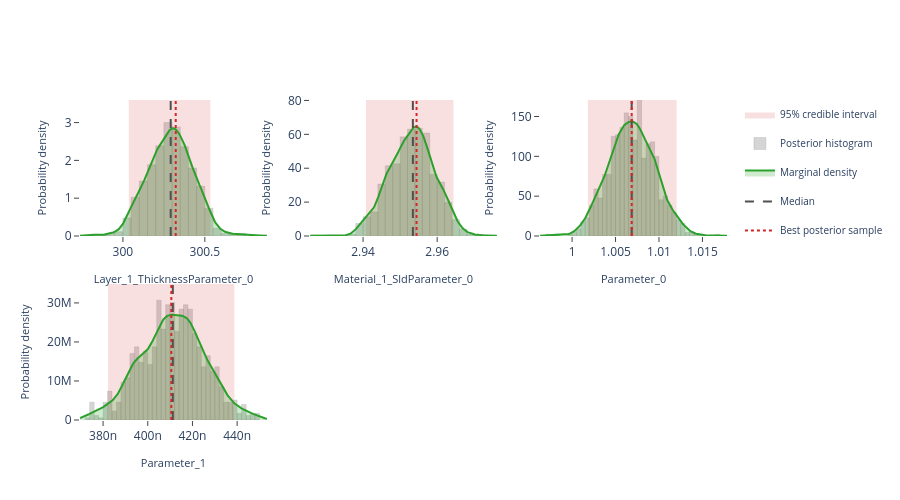

Notebook code cell kept with this figure:
### Markdown cell above
## Interactive posterior plots

The next three cells render the same Plotly figures that are shown on the
Bayesian Posterior tab of the EasyReflectometryApp:

* **Marginals** — per-parameter distribution: histogram + smooth KDE marginal,
  shaded 95% credible interval, and median / best-sample lines
  (`plot_distribution` or `posterior.distribution()`)
* **Corner plot** — pairwise marginals + 2-D contours + scatter (`plot_corner`)
* **Traces** — per-chain trace + marginal histogram (`plot_trace`)

The standalone helpers are called with ``return_figure=True`` so they return a
Plotly ``Figure`` that we render in the notebook with ``fig.show()``; the
``PosteriorResults`` methods return the figure directly.

### Code cell
# ---- Marginal posterior distributions ---------------------------------------
# One panel per free parameter, each overlaying the posterior histogram, a
# smooth Gaussian-KDE marginal, the shaded 95% credible interval, and the
# median / best-sample reference lines.  Mirrors the "Marginals" sub-tab in
# the EasyReflectometryApp.

# The PosteriorResults method passes ``logp`` through automatically so the
# best posterior sample (MAP) line is drawn:
fig = posterior.distribution()
fig.show()

# Standalone equivalent (pass ``logp`` to get the best-sample line):
# fig = plot_distribution(
#     posterior.draws,
#     posterior.param_names,
#     logp=posterior.logp,
#     return_figure=True,
# )
# fig.show()

### Figure 1 — Plotly figure (JSON) as saved in the notebook; plotly's stock layout.template omitted (floating-point values rounded to 4 significant figures; data arrays with more than 128 entries replaced by an {"elided": "..."} marker saying what was removed)
{"data": [{"fill": "toself", "fillcolor": "rgba(214, 39, 40, 0.14)", "hoverinfo": "skip", "legendgroup": "95% credible interval", "line": {"color": "rgba(214, 39, 40, 0.14)", "width": 0}, "mode": "lines", "name": "95% credible interval", "showlegend": true, "type": "scatter", "x": [300.0, 300.5, 300.5, 300.0, 300.0], "xaxis": "x", "y": [0.0, 0.0, 3.598, 3.598, 0.0], "yaxis": "y"}, {"histnorm": "probability density", "hovertemplate": "sample=%{x:.4f}<br>density: %{y:.2f}<extra></extra>", "legendgroup": "histogram", "marker": {"color": "rgba(120, 120, 120, 0.38)", "line": {"color": "rgba(120, 120, 120, 0.24)", "width": 1}}, "name": "Posterior histogram", "nbinsx": 40, "opacity": 0.82, "showlegend": true, "type": "histogram", "x": {"elided": "880 float values"}, "xaxis": "x", "yaxis": "y"}, {"fill": "tozeroy", "fillcolor": "rgba(44, 160, 44, 0.22)", "hovertemplate": "Layer_1_ThicknessParameter_0: %{x:.4f}<br>density: %{y:.4f}<extra></extra>", "legendgroup": "marginal", "line": {"color": "rgb(44, 160, 44)", "width": 2}, "mode": "lines", "name": "Marginal density", "showlegend": true, "type": "scatter", "x": {"elided": "256 float values"}, "xaxis": "x", "y": {"elided": "256 float values"}, "yaxis": "y"}, {"hovertemplate": "Median: %{x:.4f}<extra></extra>", "legendgroup": "Median", "line": {"color": "rgb(80, 80, 80)", "dash": "dash", "width": 2}, "mode": "lines", "name": "Median", "showlegend": true, "type": "scatter", "x": [300.3, 300.3], "xaxis": "x", "y": [0.0, 3.598], "yaxis": "y"}, {"hovertemplate": "Best posterior sample: %{x:.4f}<extra></extra>", "legendgroup": "Best posterior sample", "line": {"color": "rgb(214, 39, 40)", "dash": "dot", "width": 2}, "mode": "lines", "name": "Best posterior sample", "showlegend": true, "type": "scatter", "x": [300.3, 300.3], "xaxis": "x", "y": [0.0, 3.598], "yaxis": "y"}, {"fill": "toself", "fillcolor": "rgba(214, 39, 40, 0.14)", "hoverinfo": "skip", "legendgroup": "95% credible interval", "line": {"color": "rgba(214, 39, 40, 0.14)", "width": 0}, "mode": "lines", "name": "95% credible interval", "showlegend": false, "type": "scatter", "x": [2.941, 2.964, 2.964, 2.941, 2.941], "xaxis": "x2", "y": [0.0, 0.0, 80.26, 80.26, 0.0], "yaxis": "y2"}, {"histnorm": "probability density", "hovertemplate": "sample=%{x:.4f}<br>density: %{y:.2f}<extra></extra>", "legendgroup": "histogram", "marker": {"color": "rgba(120, 120, 120, 0.38)", "line": {"color": "rgba(120, 120, 120, 0.24)", "width": 1}}, "name": "Posterior histogram", "nbinsx": 40, "opacity": 0.82, "showlegend": false, "type": "histogram", "x": {"elided": "880 float values"}, "xaxis": "x2", "yaxis": "y2"}, {"fill": "tozeroy", "fillcolor": "rgba(44, 160, 44, 0.22)", "hovertemplate": "Material_1_SldParameter_0: %{x:.4f}<br>density: %{y:.4f}<extra></extra>", "legendgroup": "marginal", "line": {"color": "rgb(44, 160, 44)", "width": 2}, "mode": "lines", "name": "Marginal density", "showlegend": false, "type": "scatter", "x": {"elided": "256 float values"}, "xaxis": "x2", "y": {"elided": "256 float values"}, "yaxis": "y2"}, {"hovertemplate": "Median: %{x:.4f}<extra></extra>", "legendgroup": "Median", "line": {"color": "rgb(80, 80, 80)", "dash": "dash", "width": 2}, "mode": "lines", "name": "Median", "showlegend": false, "type": "scatter", "x": [2.953, 2.953], "xaxis": "x2", "y": [0.0, 80.26], "yaxis": "y2"}, {"hovertemplate": "Best posterior sample: %{x:.4f}<extra></extra>", "legendgroup": "Best posterior sample", "line": {"color": "rgb(214, 39, 40)", "dash": "dot", "width": 2}, "mode": "lines", "name": "Best posterior sample", "showlegend": false, "type": "scatter", "x": [2.954, 2.954], "xaxis": "x2", "y": [0.0, 80.26], "yaxis": "y2"}, {"fill": "toself", "fillcolor": "rgba(214, 39, 40, 0.14)", "hoverinfo": "skip", "legendgroup": "95% credible interval", "line": {"color": "rgba(214, 39, 40, 0.14)", "width": 0}, "mode": "lines", "name": "95% credible interval", "showlegend": false, "type": "scatter", "x": [1.002, 1.012, 1.012, 1.002, 1.002], "xaxis": "x3", "y": [0.0, 0.0, 170.7, 170.7, 0.0], "yaxis": "y3"}, {"histnorm": "probability density", "hovertemplate": "sample=%{x:.4f}<br>density: %{y:.2f}<extra></extra>", "legendgroup": "histogram", "marker": {"color": "rgba(120, 120, 120, 0.38)", "line": {"color": "rgba(120, 120, 120, 0.24)", "width": 1}}, "name": "Posterior histogram", "nbinsx": 40, "opacity": 0.82, "showlegend": false, "type": "histogram", "x": {"elided": "880 float values"}, "xaxis": "x3", "yaxis": "y3"}, {"fill": "tozeroy", "fillcolor": "rgba(44, 160, 44, 0.22)", "hovertemplate": "Parameter_0: %{x:.4f}<br>density: %{y:.4f}<extra></extra>", "legendgroup": "marginal", "line": {"color": "rgb(44, 160, 44)", "width": 2}, "mode": "lines", "name": "Marginal density", "showlegend": false, "type": "scatter", "x": {"elided": "256 float values"}, "xaxis": "x3", "y": {"elided": "256 float values"}, "yaxis": "y3"}, {"hovertemplate": "Median: %{x:.4f}<extra></extra>", "legendgroup": "Median", "line": {"color": "rgb(80, 80, 80)", "dash": "dash", "width": 2}, "mode": "lines", "name": "Median", "showlegend": false, "type": "scatter", "x": [1.007, 1.007], "xaxis": "x3", "y": [0.0, 170.7], "yaxis": "y3"}, {"hovertemplate": "Best posterior sample: %{x:.4f}<extra></extra>", "legendgroup": "Best posterior sample", "line": {"color": "rgb(214, 39, 40)", "dash": "dot", "width": 2}, "mode": "lines", "name": "Best posterior sample", "showlegend": false, "type": "scatter", "x": [1.007, 1.007], "xaxis": "x3", "y": [0.0, 170.7], "yaxis": "y3"}, {"fill": "toself", "fillcolor": "rgba(214, 39, 40, 0.14)", "hoverinfo": "skip", "legendgroup": "95% credible interval", "line": {"color": "rgba(214, 39, 40, 0.14)", "width": 0}, "mode": "lines", "name": "95% credible interval", "showlegend": false, "type": "scatter", "x": [3.822e-07, 4.388e-07, 4.388e-07, 3.822e-07, 3.822e-07], "xaxis": "x4", "y": [0.0, 0.0, 34850000.0, 34850000.0, 0.0], "yaxis": "y4"}, {"histnorm": "probability density", "hovertemplate": "sample=%{x:.4f}<br>density: %{y:.2f}<extra></extra>", "legendgroup": "histogram", "marker": {"color": "rgba(120, 120, 120, 0.38)", "line": {"color": "rgba(120, 120, 120, 0.24)", "width": 1}}, "name": "Posterior histogram", "nbinsx": 40, "opacity": 0.82, "showlegend": false, "type": "histogram", "x": {"elided": "880 float values"}, "xaxis": "x4", "yaxis": "y4"}, {"fill": "tozeroy", "fillcolor": "rgba(44, 160, 44, 0.22)", "hovertemplate": "Parameter_1: %{x:.4f}<br>density: %{y:.4f}<extra></extra>", "legendgroup": "marginal", "line": {"color": "rgb(44, 160, 44)", "width": 2}, "mode": "lines", "name": "Marginal density", "showlegend": false, "type": "scatter", "x": {"elided": "256 float values"}, "xaxis": "x4", "y": {"elided": "256 float values"}, "yaxis": "y4"}, {"hovertemplate": "Median: %{x:.4f}<extra></extra>", "legendgroup": "Median", "line": {"color": "rgb(80, 80, 80)", "dash": "dash", "width": 2}, "mode": "lines", "name": "Median", "showlegend": false, "type": "scatter", "x": [4.112e-07, 4.112e-07], "xaxis": "x4", "y": [0.0, 34850000.0], "yaxis": "y4"}, {"hovertemplate": "Best posterior sample: %{x:.4f}<extra></extra>", "legendgroup": "Best posterior sample", "line": {"color": "rgb(214, 39, 40)", "dash": "dot", "width": 2}, "mode": "lines", "name": "Best posterior sample", "showlegend": false, "type": "scatter", "x": [4.105e-07, 4.105e-07], "xaxis": "x4", "y": [0.0, 34850000.0], "yaxis": "y4"}], "layout": {"barmode": "overlay", "height": 500, "legend": {"font": {"size": 10}}, "plot_bgcolor": "white", "showlegend": true, "xaxis": {"anchor": "y", "domain": [0.0, 0.2889], "range": [299.7, 300.9], "showgrid": false, "ticks": "outside", "title": {"font": {"size": 11}, "text": "Layer_1_ThicknessParameter_0"}, "zeroline": false}, "xaxis2": {"anchor": "y2", "domain": [0.3556, 0.6444], "range": [2.926, 2.976], "showgrid": false, "ticks": "outside", "title": {"font": {"size": 11}, "text": "Material_1_SldParameter_0"}, "zeroline": false}, "xaxis3": {"anchor": "y3", "domain": [0.7111, 1.0], "range": [0.9963, 1.018], "showgrid": false, "ticks": "outside", "title": {"font": {"size": 11}, "text": "Parameter_0"}, "zeroline": false}, "xaxis4": {"anchor": "y4", "domain": [0.0, 0.2889], "range": [3.697e-07, 4.533e-07], "showgrid": false, "ticks": "outside", "title": {"font": {"size": 11}, "text": "Parameter_1"}, "zeroline": false}, "xaxis5": {"anchor": "y5", "domain": [0.3556, 0.6444], "showgrid": false, "ticks": "outside", "zeroline": false}, "xaxis6": {"anchor": "y6", "domain": [0.7111, 1.0], "showgrid": false, "ticks": "outside", "zeroline": false}, "yaxis": {"anchor": "x", "domain": [0.575, 1.0], "range": [0.0, 3.598], "showgrid": false, "ticks": "outside", "title": {"font": {"size": 11}, "text": "Probability density"}, "zeroline": false}, "yaxis2": {"anchor": "x2", "domain": [0.575, 1.0], "range": [0.0, 80.26], "showgrid": false, "ticks": "outside", "title": {"font": {"size": 11}, "text": "Probability density"}, "zeroline": false}, "yaxis3": {"anchor": "x3", "domain": [0.575, 1.0], "range": [0.0, 170.7], "showgrid": false, "ticks": "outside", "title": {"font": {"size": 11}, "text": "Probability density"}, "zeroline": false}, "yaxis4": {"anchor": "x4", "domain": [0.0, 0.425], "range": [0.0, 34850000.0], "showgrid": false, "ticks": "outside", "title": {"font": {"size": 11}, "text": "Probability density"}, "zeroline": false}, "yaxis5": {"anchor": "x5", "domain": [0.0, 0.425], "showgrid": false, "ticks": "outside", "zeroline": false}, "yaxis6": {"anchor": "x6", "domain": [0.0, 0.425], "showgrid": false, "ticks": "outside", "zeroline": false}}}
